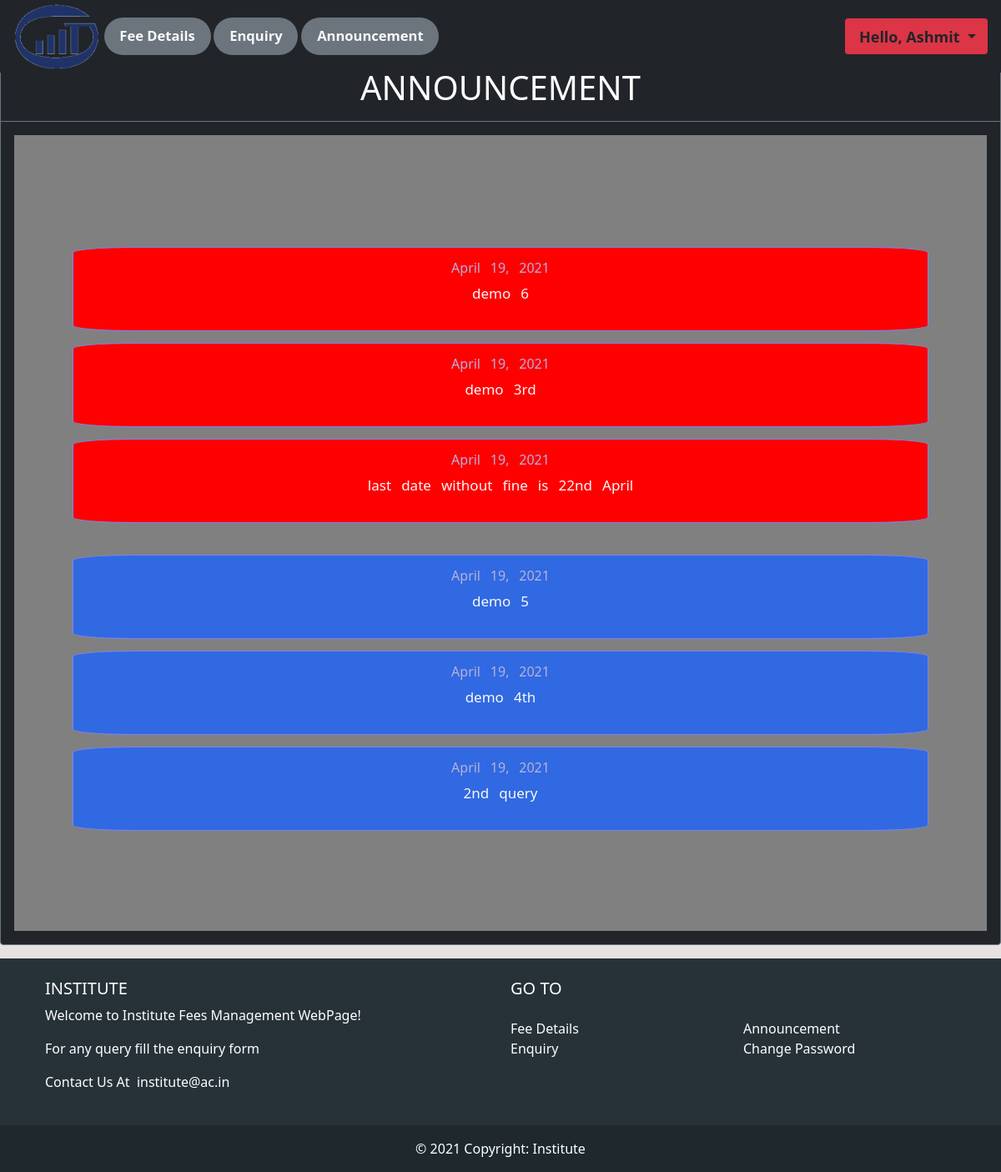
The app's page /announcement_student/ (signed in) with its own data.
### fees/models.py (models this page shows, shortened)
class Student(models.Model):
    BranchType = models.TextChoices('BranchType', 'CSE ECE')
    date = [str(x) for x in range(2013,2050)]
    date=' '.join(date)
    YearType = models.TextChoices('YearType', date)
    CourseType = models.TextChoices('CourseType', 'B_Tech M_Tech Phd')
    user = models.OneToOneField(User, null=True, on_delete=models.CASCADE)
    roll = models.CharField('Roll_No', max_length=7, primary_key=True, blank=False)
    firstname = models.CharField('First_Name', max_length=250, blank=False)
    middlename = models.CharField('Middle_Name', max_length=250, null=True, blank=True)
    lastname = models.CharField('Last_Name', max_length=250, null=True, blank=True)
    email = models.EmailField('Email', max_length=250, blank=False)
    phone = models.CharField('Phone', max_length=15, blank=False)
    branch = models.CharField('Branch', max_length=3, blank=False, choices=BranchType.choices)
    Year = models.CharField('Year', max_length=4, blank=False, choices=YearType.choices)
    course = models.CharField('Course', max_length=7, blank=False, choices=CourseType.choices)
    datecreated = models.DateTimeField(auto_now_add=True, null=True)
    template = '{} {}'

class Announcement(models.Model):
    Ann_Status = models.TextChoices('Ann_Status', 'Normal Urgent')
    Show_Status = models.TextChoices('Show_Status', 'Show Remove')
    Subject = models.CharField('Subject', max_length=250, blank=False)
    Query = models.TextField('Query', blank=False)
    Status = models.CharField('Status', max_length=10, blank=False, choices=Ann_Status.choices, default='Normal')
    Show = models.CharField('Show', max_length=7, blank=False, choices=Show_Status.choices, default='Show')
    datecreated = models.DateTimeField(auto_now_add=True, null=True)

### fees/decorators.py (the view)
        def wrapper_func(request, *args, **kwargs):
            group = None
            if request.user.groups.exists():
                group = request.user.groups.all()[0].name
            if group in allowed_roles:
                return view_func(request, *args, **kwargs)
            else:
                return HttpResponse('You are not authorize')

### fees/views.py (called while the page is built)
@login_required(login_url = 'login')
@allowed_users(allowed_roles=['student'])
def student_announcement(request):
    student_data = Student.objects.get(roll=request.user)
    announcement_Urgent = Announcement.objects.filter(Show='Show').filter(Status='Urgent').order_by('-id')
    announcement_Normal = Announcement.objects.filter(Show='Show').filter(Status='Normal').order_by('-id')
    u_len=len(announcement_Urgent)
    n_len=len(announcement_Normal)
    no_new_announcement = None
    if u_len==n_len==0:
        no_new_announcement = ['No New Announcement']
    context = {'announcement_Urgent':announcement_Urgent, 'announcement_Normal':announcement_Normal, 'u_len':u_len, 'n_len':n_len, 'no_new_announcement':no_new_announcement, 'student_data':student_data}
    return render(request, 'fees/announcement_student.html', context)

### fees/templates/fees/announcement_student.html (shortened to what this page needs)
{% extends 'fees/main.html' %}
{% block content %}
<div class="card text-white border-secondary bg-dark mb-3">
    <div class="card-header bg-transparent border-secondary" style="text-align: center;">
        <h1 class="card-title" style="text-align: center;">ANNOUNCEMENT</h1>
    </div>
    <div class="card-body text-light">
        <div
            style="display: flex; flex-direction: column; justify-content: center; align-items: center;  background-color: gray;">
            <br>
            <br>
            <br>
            <br>
            <br>
            {% if announcement_Urgent %}
            {% for urgent in announcement_Urgent %}
            <div
                style="margin-top: 1.2%; padding-top: 1.3%; padding-bottom: 1.3%; background-color: red; border: 1px solid rgb(127, 129, 238); border-radius: 7%; width: 88%; text-align: center; word-spacing: 7.7px;  font-size: 17px;">
                <h6 style="color: rgb(183, 177, 219);">{{urgent.datecreated.date}}</h6>
                <p>{{urgent.Query}}</p>
            </div>
            {% endfor %}
            {% endif %}
            <br>
            {% if announcement_Normal %}
            {% for normal in announcement_Normal %}
            <div
                style="margin-top: 1.2%; padding-top: 1.3%; padding-bottom: 1.3%; background-color: rgb(48, 105, 226); border: 1px solid rgb(127, 129, 238); border-radius: 7%; width: 88%; text-align: center; word-spacing: 7.7px;  font-size: 17px;">
                <h6 style="color: rgb(183, 177, 219);">{{normal.datecreated.date}}</h6>
                <p>{{normal.Query}}</p>
            </div>
            {% endfor %}
            {% endif %}
            <br>
            <br>
            <br>
            <br>
            <br>
        </div>
    </div>
</div>
{% endblock %}

### fees/templates/fees/navbar.html (shortened to what this page needs)
{% load static %}
{% if request.user.is_staff %}
<nav class="navbar navbar-expand-lg navbar-dark bg-dark w-100 p-1" style="position: fixed; z-index: 1;">
  <div class="container-fluid">
    {% comment %} <a class="navbar-brand" href="#">Navbar</a> {% endcomment %}
    <img src="{% static 'images/LOGOIIITG.png' %}" alt="" style="padding: 0%;width:137px; height:79px;">
    <button class="navbar-toggler" type="button" data-bs-toggle="collapse" data-bs-target="#navbarNavDropdown"
      aria-controls="navbarNavDropdown" aria-expanded="false" aria-label="Toggle navigation">
      <span class="navbar-toggler-icon"></span>
    </button>
    <div class="collapse navbar-collapse" id="navbarNavDropdown"  style="overflow-x:visible;width: 100%;">
      <ul class="navbar-nav">
        <li class="nav-item badge rounded-pill bg-secondary " style="margin-left: 1%; font-size: 100%;">
          <a class="nav-link active text-light" aria-current="page" href="{% url 'home' %}">Students</a>
        </li>
        <li class="nav-item badge rounded-pill bg-secondary " style="margin-left: 1%; font-size: 100%;">
          <a class="nav-link active text-light" href="{% url 'enquiry_admin' %}">Enquiry</a>
        </li>
        <li class="nav-item badge rounded-pill bg-secondary " style="margin-left: 1%; font-size: 100%;">
          <a class="nav-link active text-light" href="{% url 'announcement' %}">Announcement</a>
        </li>
        <li class="nav-item badge rounded-pill bg-secondary " style="margin-left: 1%; font-size: 100%;">
          <a class="nav-link active text-light" href="{% url 'registration' %}">Registration</a>
        </li>
        <li class="nav-item badge rounded-pill bg-secondary " style="margin-left: 1%; font-size: 100%;">
          <a class="nav-link active text-light" href="{% url 'automate_semester' %}">New_Semester</a>
        </li>
        <li class="nav-item badge rounded-pill bg-secondary " style="margin-left: 1%; font-size: 100%;">
          <a class="nav-link active text-light" href="{% url 'automate_fees' %}">Fees_Update</a>
        </li>
        <li class="nav-item badge rounded-pill bg-secondary " style="margin-left: 1%; font-size: 100%;">
          <a class="nav-link active text-light" href="{% url 'registered_details' %}">Registered Details</a>
        </li>
      </ul>
    </div>
    <ul class="nav navbar-nav navbar-right" style="margin-left: 1%; margin: right 1%;">
      <li class="nav-item dropdown badge bg-danger">
        <a class="nav-link dropdown-toggle text-dark" href="#" id="navbarDropdownMenuLink" role="button"
          data-bs-toggle="dropdown" aria-expanded="false" style="margin-left: 1%; font-size: 150%;">
          <span>Hello, {{request.user}} </span>
        </a>
        <ul class="dropdown-menu" aria-labelledby="navbarDropdownMenuLink">
          <li><a class="dropdown-item" href="{% url 'Logout' %}">Logout</a></li>
        </ul>
      </li>
    </ul>
  </div>
</nav>
{% else %}
<nav class="navbar navbar-expand-lg navbar-dark bg-dark w-100 p-1" style="position: fixed; z-index: 1;">
  <div class="container-fluid">
    <img src="{% static 'images/LOGOIIITG.png' %}" alt="" style="padding: 0%;width:137px; height:79px;">
    <div class="collapse navbar-collapse" id="navbarNavDropdown">
      <ul class="navbar-nav">
        <li class="nav-item badge rounded-pill bg-secondary " style="margin-left: 1%; font-size: 103.5%;">
          <a class="nav-link active text-light" href="{% url 'home' %}">Fee Details</a>
        </li>
        <li class="nav-item badge rounded-pill bg-secondary " style="margin-left: 1%; font-size: 103.5%;">
          <a class="nav-link active text-light" href="{% url 'enquiry' %}">Enquiry</a>
        </li>
        <li class="nav-item badge rounded-pill bg-secondary " style="margin-left: 1%; font-size: 103.5%;">
          <a class="nav-link active text-light" href="{% url 'student_announcement' %}">Announcement</a>
        </li>
      </ul>
    </div>
    <ul class="nav navbar-nav navbar-right">
      <li class="nav-item dropdown badge bg-danger">
        <a class="nav-link dropdown-toggle text-dark" href="#" id="navbarDropdownMenuLink" role="button"
          data-bs-toggle="dropdown" aria-expanded="false" style="margin-left: 1%; font-size: 150%;">
          <span>Hello, {{student_data.firstname}} </span>
        </a>
      </li>
    </ul>
  </div>
</nav>
{% endif %}
<br>
<br>
<br>

### static/css/main.css (style rules this page uses)
body { background-color: #e7e1e1; }

### records on screen
Student: firstname "Ashmit"
Announcement: datecreated "April 19, 2021", Query "demo 6"
Announcement: datecreated "April 19, 2021", Query "demo 3rd"
Announcement: datecreated "April 19, 2021", Query "last date without fine is 22nd April"
Announcement: datecreated "April 19, 2021", Query "demo 5"
Announcement: datecreated "April 19, 2021", Query "demo 4th"
Announcement: datecreated "April 19, 2021", Query "2nd query"
